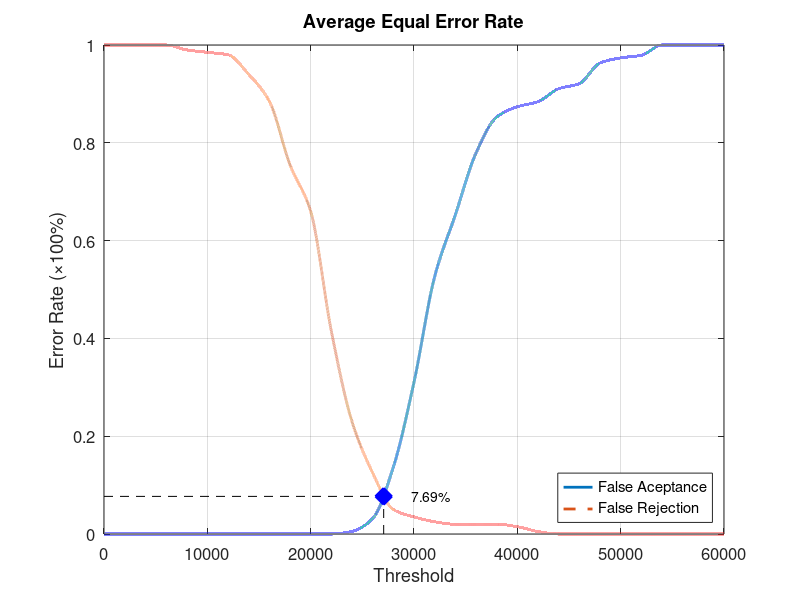
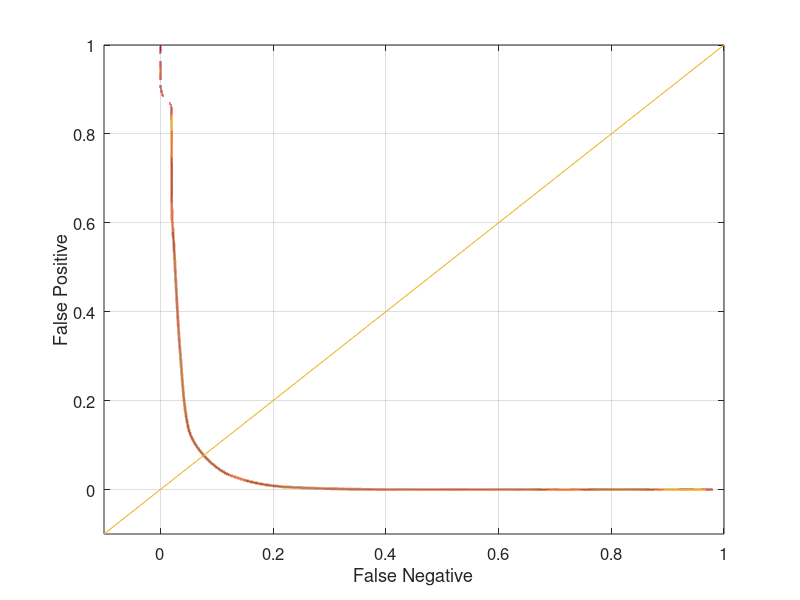

These figures' MATLAB source, in order:
function yEER = Database3_4
close all;
clear;
clc;
x = 0:2000:60000;
xq = 0:0.5:60000;

y0 = [0 0 0 0 0 0 0 0 0 0 0 0 0.00526316 0.0315789 0.136842 0.310526 0.526316 0.652632 0.778947 0.852632 0.873684 0.884211 0.910526 0.921053 0.963158 0.973684 0.978947 1 1 1 1];
yy0 = interp1(x, y0, xq, 'pchip');
y1 = [1 1 1 1 0.99 0.985 0.98 0.94 0.885 0.755 0.66 0.415 0.23 0.125 0.05 0.035 0.025 0.02 0.02 0.02 0.015 0.005 0 0 0 0 0 0 0 0 0];
yy1 = interp1(x, y1, xq, 'pchip');

% Calculating EER: 
y2 = abs(y0 - y1);
find(y2 == min(y2))
yy2 = abs(yy0 - yy1);
xEER = find(yy2 == min(yy2));
xEERIndex = xq(xEER) % X-axis EER
yEER = yy0(xEER) % Y-axis EER

main = figure
plot(xq, yy0,'-','LineWidth', 2);	hold on
plot(xq, yy1,'--','LineWidth', 2);	hold on
plot([xEERIndex xEERIndex], [0 yEER], 'k--');	hold on
plot([0 xEERIndex], [yEER yEER], 'k--');	hold on
plot(xEERIndex, yEER, 'bx', 'LineWidth', 10);	hold on
text(xEERIndex + 10 * xEERIndex / 100, yEER, [num2str(round((10000 * yEER)) / 100) '%'])
legend('False Aceptance', 'False Rejection', 'Location', 'SouthEast')
xlabel('Threshold')
ylabel('Error Rate (\times100%)')
title('Average Equal Error Rate')
set(gca, 'FontSize', 12)
axis([0 60000 0 1])
grid on

print(main, 'Database3_4Main', '-dpng');
FNRxFPR = figure('Color', [1 1 1]);
plot(yy1, yy0, '-', yy1, yy0, 'LineWidth', 2);
hold on
y = -0.1:0.1:1
plot(y, y); 
set(gca, 'FontSize', 12)
xlabel('False Negative')
ylabel('False Positive')
axis([-0.1 1 -0.1 1])
set(gca, 'FontSize', 12)
grid on

print(FNRxFPR, 'Database3_4FNRxFPR','-dpng');
end
